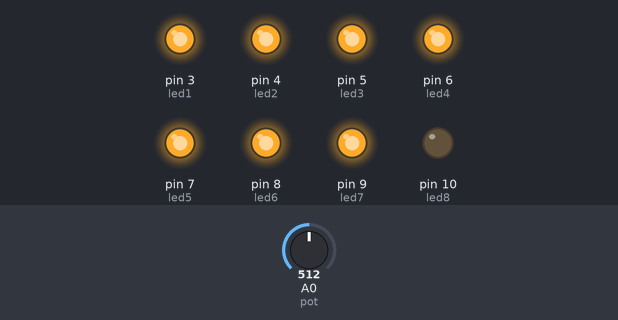
Simulated run of this sketch. Board: Arduino Uno, built with avr-gcc and run on an emulated ATmega328P. Parts: output pins drawn as LEDs (lit = HIGH). The test bench sets the inputs (shaded band); at power-on: A0 (pot) = 512. What the sketch prints to the serial monitor is not drawn.

Above: at 1.2 s.
1.3 s: A0 (pot) set to 514
At 1.7 s:
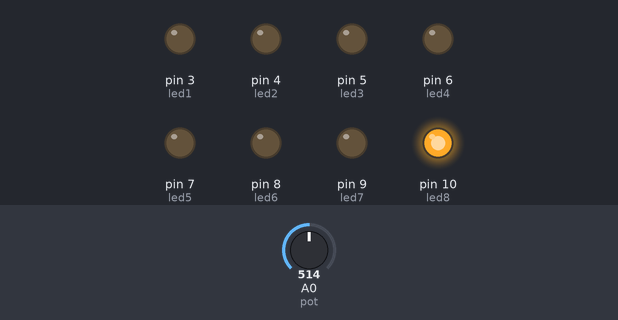
2.8 s: A0 (pot) set to 716
At 3.2 s:
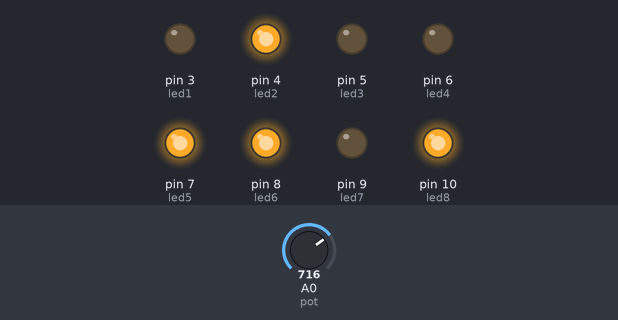
4.3 s: A0 (pot) set to 719
At 4.7 s:
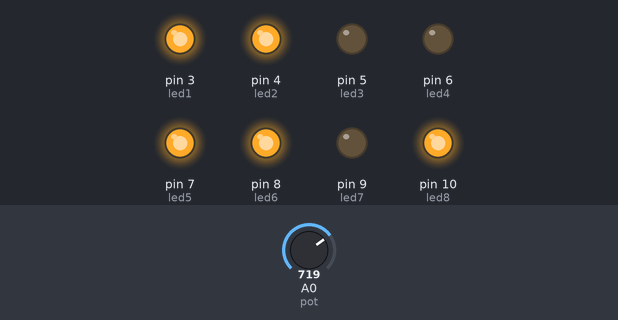
5.8 s: A0 (pot) set to 900
At 6.1 s:
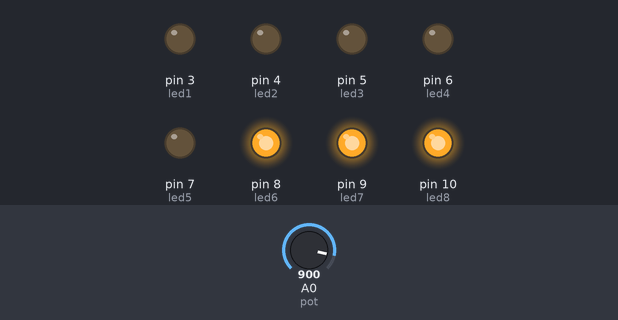
7.3 s: A0 (pot) set to 903
At 7.6 s:
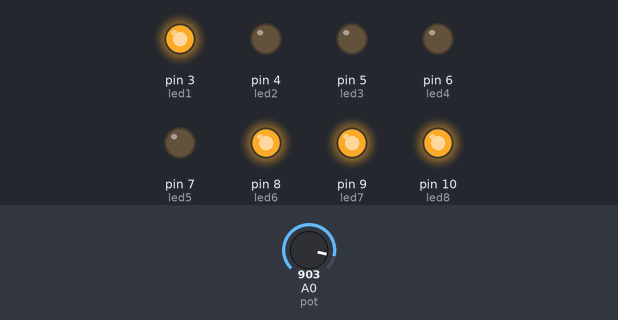
8.8 s: A0 (pot) set to 511
At 10.3 s:
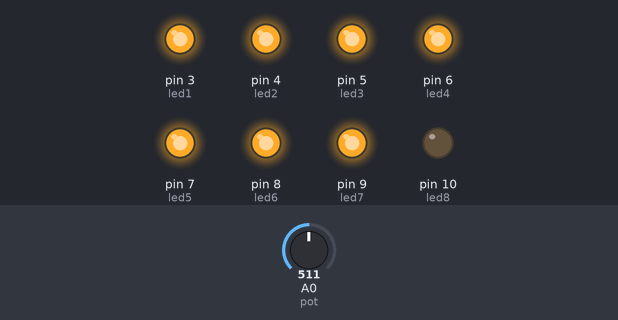
Timing chart, 0 to 11.8 s (numbered marks = the images above; inputs shaded):
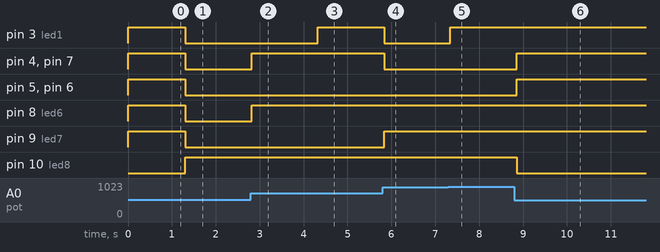

Measured:
- the behaviour switches between 513 and 514 on A0 (pot) (found by bisection; images 0 and 1)
- the behaviour switches between 718 and 719 on A0 (pot) (found by bisection; images 2 and 3)
- the behaviour switches between 902 and 903 on A0 (pot) (found by bisection; images 4 and 5)
- after the input at 1.3 s, pin 3 (led1), pin 4 (led2), pin 5 (led3), pin 6 (led4), pin 7 (led5), pin 8 (led6), pin 9 (led7): HIGH → LOW at once; pin 10 (led8): LOW → HIGH at once
- after the input at 2.8 s, pin 4 (led2), pin 7 (led5), pin 8 (led6): LOW → HIGH at once
- after the input at 4.3 s, pin 3 (led1): LOW → HIGH at once
- after the input at 5.8 s, pin 3 (led1), pin 4 (led2), pin 7 (led5): HIGH → LOW at once; pin 9 (led7): LOW → HIGH at once
- after the input at 7.3 s, pin 3 (led1): LOW → HIGH at once
- after the input at 8.8 s, pin 4 (led2), pin 5 (led3), pin 6 (led4), pin 7 (led5): LOW → HIGH after 0.05 s; pin 10 (led8): HIGH → LOW after 0.05 s

The sketch:

E03.ino
```cpp
int pot = A0;
int led1 = 3;
int led2 = 4;
int led3 = 5;
int led4 = 6;
int led5= 7;
int led6 = 8;
int led7 = 9;
int led8 = 10;
void setup() {
  pinMode(led1, OUTPUT);
  pinMode(led2, OUTPUT);
  pinMode(led3, OUTPUT);
  pinMode(led4, OUTPUT);
  pinMode(led5, OUTPUT);
  pinMode(led6, OUTPUT);
  pinMode(led7, OUTPUT);
  pinMode(led8, OUTPUT);
  Serial.begin(9600);
  Serial.setTimeout(10);
}
void loop() {
  int valorSensor = analogRead(pot);
  int valorMapeado = map(valorSensor, 0, 1023, 0, 255);
  printf(valorSensor);
  Serial.print(valorSensor);
  Serial.print("Decimal: ");
  Serial.print(valorMapeado);
  digitalWrite(led1, (valorMapeado >> 0) & 1);
  digitalWrite(led2, (valorMapeado >> 1) & 1);
  digitalWrite(led3, (valorMapeado >> 2) & 1);
  digitalWrite(led4, (valorMapeado >> 3) & 1);
  digitalWrite(led5, (valorMapeado >> 4) & 1);
  digitalWrite(led6, (valorMapeado >> 5) & 1);
  digitalWrite(led7, (valorMapeado >> 6) & 1);
  digitalWrite(led8, (valorMapeado >> 7) & 1);
  delay(100);
}
```
